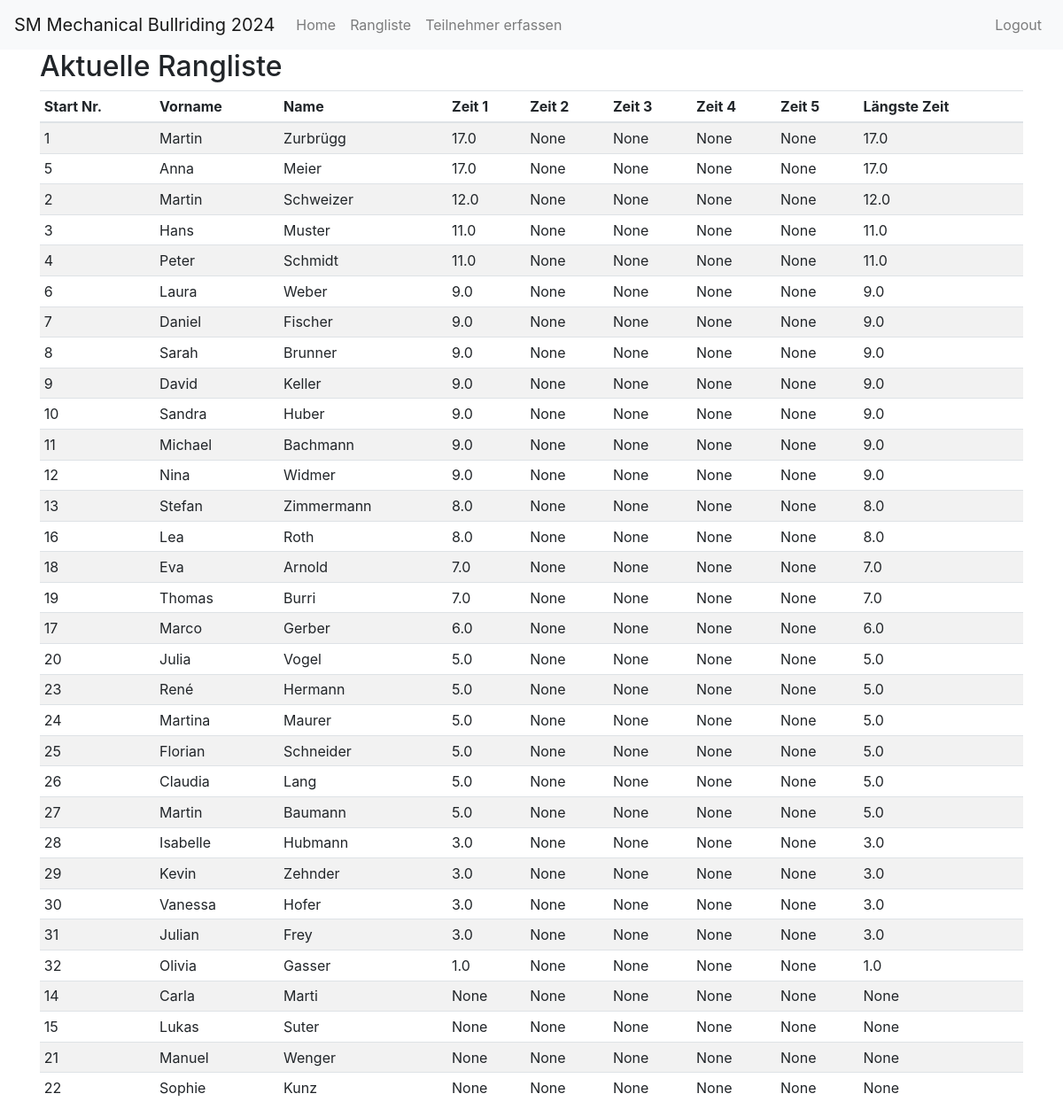
Page /ranking (signed in) on the committed database.
### app/models.py (models this page shows)
class Participant(db.Model):
    id = db.Column(db.Integer, primary_key=True)
    active = db.Column(db.Boolean, default=False)
    start_nr = db.Column(db.Integer, nullable=True, unique=True)
    first_name = db.Column(db.String(64), nullable=False)
    last_name = db.Column(db.String(64), nullable=False)
    address = db.Column(db.String(128), nullable=False)
    postal_code = db.Column(db.String(10), nullable=False)
    city = db.Column(db.String(64), nullable=False)
    email = db.Column(db.String(120), nullable=True)
    phone = db.Column(db.String(20), nullable=True)
    time1 = db.Column(db.Float, nullable=True)
    time2 = db.Column(db.Float, nullable=True)
    time3 = db.Column(db.Float, nullable=True)
    time4 = db.Column(db.Float, nullable=True)
    time5 = db.Column(db.Float, nullable=True)
    time6 = db.Column(db.Float, nullable=True)
    round1_passed = db.Column(db.Boolean, default=False)
    round2_passed = db.Column(db.Boolean, default=False)
    round3_passed = db.Column(db.Boolean, default=False)
    round4_passed = db.Column(db.Boolean, default=False)
    round5_passed = db.Column(db.Boolean, default=False)
    @property
    def longest_time(self):
        times = [t for t in [self.time1, self.time2, self.time3, self.time4, self.time5] if t is not None]
        return max(times) if times else None

### app/routes.py (the view)
@bp.route('/ranking')
@login_required
def ranking():
    participants = Participant.query.all() if current_user.is_authenticated else []
    rankings = sorted(participants, key=lambda p: p.longest_time if p.longest_time is not None else 0, reverse=True)
    return render_template('ranking.html', title='Rangliste', rankings=rankings)

### app/models.py (called while the page is built)
@login.user_loader
def load_user(id):
    return User.query.get(int(id))

### app/templates/ranking.html
{% extends "base.html" %}
{% block content %}
  {% if current_user.is_authenticated %}
    <h2>Aktuelle Rangliste</h2>
    <table class="table table-striped table-sm">
      <thead>
        <tr>
          <th>Start Nr.</th>
          <th>Vorname</th>
          <th>Name</th>
          <th>Zeit 1</th>
          <th>Zeit 2</th>
          <th>Zeit 3</th>
          <th>Zeit 4</th>
          <th>Zeit 5</th>
          <th>Längste Zeit</th>
        </tr>
      </thead>
      <tbody>
        {% for ranking in rankings %}
          <tr>
            <td>{{ ranking.start_nr }}</td>
            <td>{{ ranking.first_name }}</td>
            <td>{{ ranking.last_name }}</td>
            <td>{{ ranking.time1 }}</td>
            <td>{{ ranking.time2 }}</td>
            <td>{{ ranking.time3 }}</td>
            <td>{{ ranking.time4 }}</td>
            <td>{{ ranking.time5 }}</td>
            <td>{{ ranking.longest_time }}</td>
          </tr>
        {% endfor %}
      </tbody>
    </table>
  {% else %}
    <p>Please Login!</p>
  {% endif %}
{% endblock %}

### rows in the picture
Participant: start_nr "1", first_name "Martin", last_name "Zurbrügg", time1 "17.0", time2 "None", time3 "None", time4 "None", time5 "None", longest_time "17.0"
Participant: start_nr "5", first_name "Anna", last_name "Meier", time1 "17.0", time2 "None", time3 "None", time4 "None", time5 "None", longest_time "17.0"
Participant: start_nr "2", first_name "Martin", last_name "Schweizer", time1 "12.0", time2 "None", time3 "None", time4 "None", time5 "None", longest_time "12.0"
Participant: start_nr "3", first_name "Hans", last_name "Muster", time1 "11.0", time2 "None", time3 "None", time4 "None", time5 "None", longest_time "11.0"
Participant: start_nr "4", first_name "Peter", last_name "Schmidt", time1 "11.0", time2 "None", time3 "None", time4 "None", time5 "None", longest_time "11.0"
Participant: start_nr "6", first_name "Laura", last_name "Weber", time1 "9.0", time2 "None", time3 "None", time4 "None", time5 "None", longest_time "9.0"
Participant: start_nr "7", first_name "Daniel", last_name "Fischer", time1 "9.0", time2 "None", time3 "None", time4 "None", time5 "None", longest_time "9.0"
Participant: start_nr "8", first_name "Sarah", last_name "Brunner", time1 "9.0", time2 "None", time3 "None", time4 "None", time5 "None", longest_time "9.0"
Participant: start_nr "9", first_name "David", last_name "Keller", time1 "9.0", time2 "None", time3 "None", time4 "None", time5 "None", longest_time "9.0"
Participant: start_nr "10", first_name "Sandra", last_name "Huber", time1 "9.0", time2 "None", time3 "None", time4 "None", time5 "None", longest_time "9.0"
Participant: start_nr "11", first_name "Michael", last_name "Bachmann", time1 "9.0", time2 "None", time3 "None", time4 "None", time5 "None", longest_time "9.0"
Participant: start_nr "12", first_name "Nina", last_name "Widmer", time1 "9.0", time2 "None", time3 "None", time4 "None", time5 "None", longest_time "9.0"
Participant: start_nr "13", first_name "Stefan", last_name "Zimmermann", time1 "8.0", time2 "None", time3 "None", time4 "None", time5 "None", longest_time "8.0"
Participant: start_nr "16", first_name "Lea", last_name "Roth", time1 "8.0", time2 "None", time3 "None", time4 "None", time5 "None", longest_time "8.0"
Participant: start_nr "18", first_name "Eva", last_name "Arnold", time1 "7.0", time2 "None", time3 "None", time4 "None", time5 "None", longest_time "7.0"
Participant: start_nr "19", first_name "Thomas", last_name "Burri", time1 "7.0", time2 "None", time3 "None", time4 "None", time5 "None", longest_time "7.0"
Participant: start_nr "17", first_name "Marco", last_name "Gerber", time1 "6.0", time2 "None", time3 "None", time4 "None", time5 "None", longest_time "6.0"
Participant: start_nr "20", first_name "Julia", last_name "Vogel", time1 "5.0", time2 "None", time3 "None", time4 "None", time5 "None", longest_time "5.0"
Participant: start_nr "23", first_name "René", last_name "Hermann", time1 "5.0", time2 "None", time3 "None", time4 "None", time5 "None", longest_time "5.0"
Participant: start_nr "24", first_name "Martina", last_name "Maurer", time1 "5.0", time2 "None", time3 "None", time4 "None", time5 "None", longest_time "5.0"
Participant: start_nr "25", first_name "Florian", last_name "Schneider", time1 "5.0", time2 "None", time3 "None", time4 "None", time5 "None", longest_time "5.0"
Participant: start_nr "26", first_name "Claudia", last_name "Lang", time1 "5.0", time2 "None", time3 "None", time4 "None", time5 "None", longest_time "5.0"
Participant: start_nr "27", first_name "Martin", last_name "Baumann", time1 "5.0", time2 "None", time3 "None", time4 "None", time5 "None", longest_time "5.0"
Participant: start_nr "28", first_name "Isabelle", last_name "Hubmann", time1 "3.0", time2 "None", time3 "None", time4 "None", time5 "None", longest_time "3.0"
Participant: start_nr "29", first_name "Kevin", last_name "Zehnder", time1 "3.0", time2 "None", time3 "None", time4 "None", time5 "None", longest_time "3.0"
Participant: start_nr "30", first_name "Vanessa", last_name "Hofer", time1 "3.0", time2 "None", time3 "None", time4 "None", time5 "None", longest_time "3.0"
Participant: start_nr "31", first_name "Julian", last_name "Frey", time1 "3.0", time2 "None", time3 "None", time4 "None", time5 "None", longest_time "3.0"
Participant: start_nr "32", first_name "Olivia", last_name "Gasser", time1 "1.0", time2 "None", time3 "None", time4 "None", time5 "None", longest_time "1.0"
Participant: start_nr "14", first_name "Carla", last_name "Marti", time1 "None", time2 "None", time3 "None", time4 "None", time5 "None", longest_time "None"
Participant: start_nr "15", first_name "Lukas", last_name "Suter", time1 "None", time2 "None", time3 "None", time4 "None", time5 "None", longest_time "None"
Participant: start_nr "21", first_name "Manuel", last_name "Wenger", time1 "None", time2 "None", time3 "None", time4 "None", time5 "None", longest_time "None"
Participant: start_nr "22", first_name "Sophie", last_name "Kunz", time1 "None", time2 "None", time3 "None", time4 "None", time5 "None", longest_time "None"
